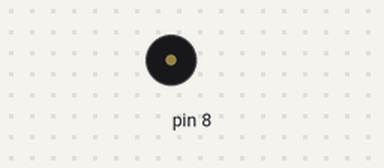
Bench run of a sketch on a simulated Arduino Uno, built with avr-gcc and run on an emulated ATmega328P. Shown: buzzer (waves = sounding).

Above: at 1.7 s.
At 5.32 s:
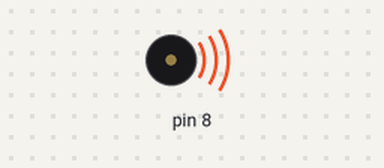
Timing chart, 0 to 5.8 s (numbered marks = the images above):
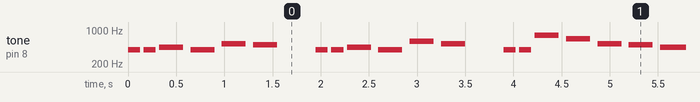

The sketch:

MbotBuzzerTest.ino
```cpp
#include <SPI.h>

/**
 * \par Copyright (C), 2012-2016, MakeBlock
 * @file    MbotBuzzerTest.ino
 * @author  MakeBlock
 * @version V1.0.0
 * @date    2015/11/19
 * @brief   Description: this file is sample code for buzzer
 *
 * Function List:
 * 1. void buzzerOn()
 * 2. void buzzerOff()
 *
 * \par History:
 * <pre>
 * `<Author>`         `<Time>`        `<Version>`        `<Descr>`
 * forfish             2015/11/19    1.0.0          add some descriptions
 * </pre>
 */

/*************************************************
 * Public Constants
 *************************************************/
#include "MeMCore.h"

#define NOTE_B0  31
#define NOTE_C1  33
#define NOTE_CS1 35
#define NOTE_D1  37
#define NOTE_DS1 39
#define NOTE_E1  41
#define NOTE_F1  44
#define NOTE_FS1 46
#define NOTE_G1  49
#define NOTE_GS1 52
#define NOTE_A1  55
#define NOTE_AS1 58
#define NOTE_B1  62
#define NOTE_C2  65
#define NOTE_CS2 69
#define NOTE_D2  73
#define NOTE_DS2 78
#define NOTE_E2  82
#define NOTE_F2  87
#define NOTE_FS2 93
#define NOTE_G2  98
#define NOTE_GS2 104
#define NOTE_A2  110
#define NOTE_AS2 117
#define NOTE_B2  123
#define NOTE_C3  131
#define NOTE_CS3 139
#define NOTE_D3  147
#define NOTE_DS3 156
#define NOTE_E3  165
#define NOTE_F3  175
#define NOTE_FS3 185
#define NOTE_G3  196
#define NOTE_GS3 208
#define NOTE_A3  220
#define NOTE_AS3 233
#define NOTE_B3  247
#define NOTE_C4  262
#define NOTE_CS4 277
#define NOTE_D4  294
#define NOTE_DS4 311
#define NOTE_E4  330
#define NOTE_F4  349
#define NOTE_FS4 370
#define NOTE_G4  392
#define NOTE_GS4 415
#define NOTE_A4  440
#define NOTE_AS4 466
#define NOTE_B4  494
#define NOTE_C5  523
#define NOTE_CS5 554
#define NOTE_D5  587
#define NOTE_DS5 622
#define NOTE_E5  659
#define NOTE_F5  698
#define NOTE_FS5 740
#define NOTE_G5  784
#define NOTE_GS5 831
#define NOTE_A5  880
#define NOTE_AS5 932
#define NOTE_B5  988
#define NOTE_C6  1047
#define NOTE_CS6 1109
#define NOTE_D6  1175
#define NOTE_DS6 1245
#define NOTE_E6  1319
#define NOTE_F6  1397
#define NOTE_FS6 1480
#define NOTE_G6  1568
#define NOTE_GS6 1661
#define NOTE_A6  1760
#define NOTE_AS6 1865
#define NOTE_B6  1976
#define NOTE_C7  2093
#define NOTE_CS7 2217
#define NOTE_D7  2349
#define NOTE_DS7 2489
#define NOTE_E7  2637
#define NOTE_F7  2794
#define NOTE_FS7 2960
#define NOTE_G7  3136
#define NOTE_GS7 3322
#define NOTE_A7  3520
#define NOTE_AS7 3729
#define NOTE_B7  3951
#define NOTE_C8  4186
#define NOTE_CS8 4435
#define NOTE_D8  4699
#define NOTE_DS8 4978

void setup() {
}

void loop() {
  play();//Play the music.
  delay(300);//Pause for a while.
}

// notes in the melody:
int melody[] = {
NOTE_G4,//5
NOTE_G4,//5
NOTE_A4,//6
NOTE_G4,//5
NOTE_C5,//1.
NOTE_B4,//7
0,
NOTE_G4,//5
NOTE_G4,//5
NOTE_A4,//6
NOTE_G4,//5
NOTE_D5,//2.
NOTE_C5,//1.
0,
NOTE_G4,//5
NOTE_G4,//5
NOTE_G5,//5.
NOTE_E5,//3.
NOTE_C5,//1.
NOTE_B4,//7
NOTE_A4,//6
0,
NOTE_F5,//4.
NOTE_F5,//4.
NOTE_E5,//3.
NOTE_C5,//1.
NOTE_D5,//2.
NOTE_C5,//1.
0,
};

int noteDurations[] = {
  8,8,4,4,4,4,
  4,
  8,8,4,4,4,4,
  4,
  8,8,4,4,4,4,2,
  8,
  8,8,4,4,4,2,
  4,
};

void play()
{
    for (int thisNote = 0; thisNote < 29; thisNote++) {

    // to calculate the note duration, take one second
    // divided by the note type.
    //e.g. quarter note = 1000 / 4, eighth note = 1000/8, etc.
    int noteDuration = 1000/noteDurations[thisNote];
    tone(8, melody[thisNote],noteDuration);

    // to distinguish the notes, set a minimum time between them.
    // the note's duration + 30% seems to work well:
    int pauseBetweenNotes = noteDuration * 1.30;
    delay(pauseBetweenNotes);
    // stop the tone playing:
    noTone(8);
  }
}
```

Measured:
- by itself, tone on pin 8: plays 392 Hz for 0.13 s, 392 Hz for 0.13 s, 440 Hz for 0.25 s, 392 Hz for 0.25 s, 523 Hz for 0.25 s, 494 Hz for 0.25 s … (368 notes in this stretch)
